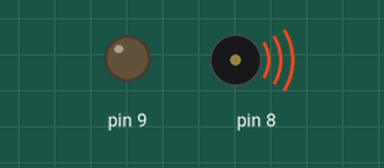
Recording of a sketch running on a simulated Arduino Uno, built with avr-gcc and run on an emulated ATmega328P. Parts: output pins drawn as LEDs (lit = HIGH), buzzer (waves = sounding).

Above: at 0.05 s.
Timing chart, 0 to 3.0 s (numbered marks = the images above):
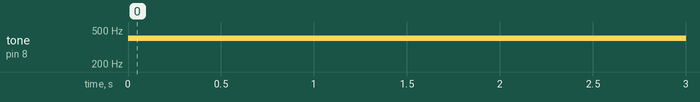

Measured:
- by itself, tone on pin 8: silent → 400 Hz at 0.00 s

The sketch:

tone.ino
```cpp
static int freq_b = 110;
int max_freq = 220;
int iter =0;
double step;
int freq;

void setup()  {
  pinMode(9, OUTPUT);
  Serial.begin(9600);
}

void loop()  {
  tone(8, 400,100);
  delay(100);
}
```
